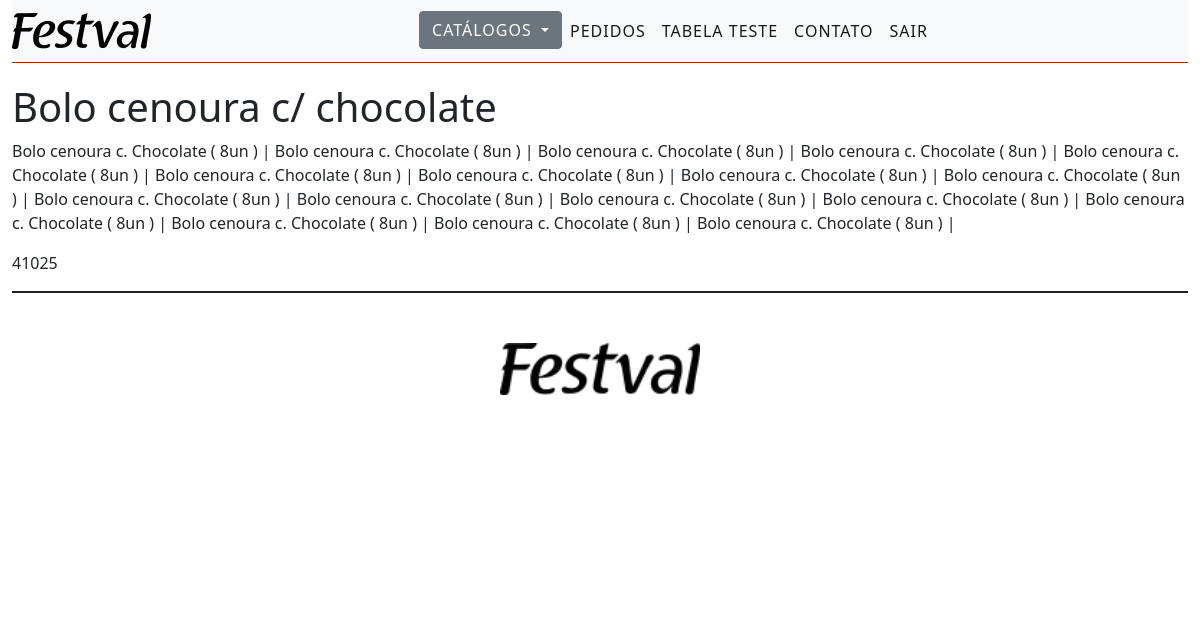
/catalogo/produtos/1 (signed in), run on the app's committed database.
### component/models.py (models this page shows, shortened)
class Produto(models.Model):
    Nome = models.CharField(max_length=100)
    Código = models.IntegerField()
    Descrição = models.TextField()
    created_at = models.DateTimeField(auto_now_add=True)
    apdated_at = models.DateTimeField(auto_now=True)

### component/views.py (the view)
# urls.py: path('catalogo/produtos/<int:id>', visualizacao, name='visual'),
@login_required
def visualizacao(request, id):
    produtos = get_object_or_404(Produto, pk=id)
    return render (request, 'produtos.html', {'produtos':produtos})

### templates/produtos.html (shortened to what this page needs)
{% extends "default.html" %}
{% load crispy_forms_tags %}
{%block content%}
<h1>{{produtos.Nome}}</h1>
<p>{{produtos.Descrição}}</p>
<p>{{produtos.Código}}</p>
{%endblock%}

### data on the page
Produto: Nome "Bolo cenoura c/ chocolate", Descrição "Bolo cenoura c. Chocolate ( 8un ) | Bolo cenoura c. Chocolate ( 8un ) | Bolo cenoura c. Chocolate ( 8un ) | Bolo cenoura c. Chocolate ( 8un ) | Bolo cenoura c. Chocolate ( 8un ) | Bolo cenoura c. Chocolate ( 8un ) | Bolo cenoura c. Chocolate ( 8un ) | Bolo cenoura c. Chocolate ( 8un ) | Bolo cenoura c. Chocolate ( 8un ) | Bolo cenoura c. Chocolate ( 8un ) | Bolo cenoura c. Chocolate ( 8un ) | Bolo cenoura c. Chocolate ( 8un ) | Bolo cenoura c. Chocolate ( 8un ) | Bolo cenoura c. Chocolate ( 8un ) | Bolo cenoura c. Chocolate ( 8un ) | Bolo cenoura c. Chocolate ( 8un ) | Bolo cenoura c. Chocolate ( 8un ) |", Código "41025"
